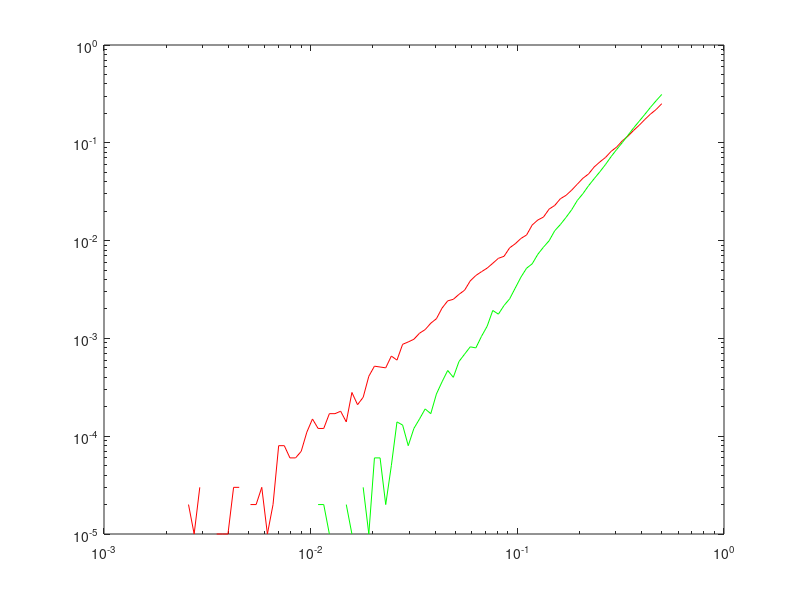

Write the MATLAB code that produced this figure.
N = 1e5;

p = logspace(-3, log10(1/2) ,100);

y_aviao2 = zeros(1, length(p));
y_aviao4 = zeros(1, length(p));

for k = 1:length(p)
    prob_falha_aviao2 = rand(2, N);
    falhas_aviao2 = sum(prob_falha_aviao2 < p(k));
    y_aviao2(k) = sum(falhas_aviao2 > 1) / N;
    
    prob_falha_aviao4 = rand(4, N);
    falhas_aviao4 = sum(prob_falha_aviao4 < p(k));
    y_aviao4(k) = sum(falhas_aviao4 > 2) /N;
end

loglog(p, y_aviao2, "r")
hold on
loglog(p, y_aviao4, "g")
hold off